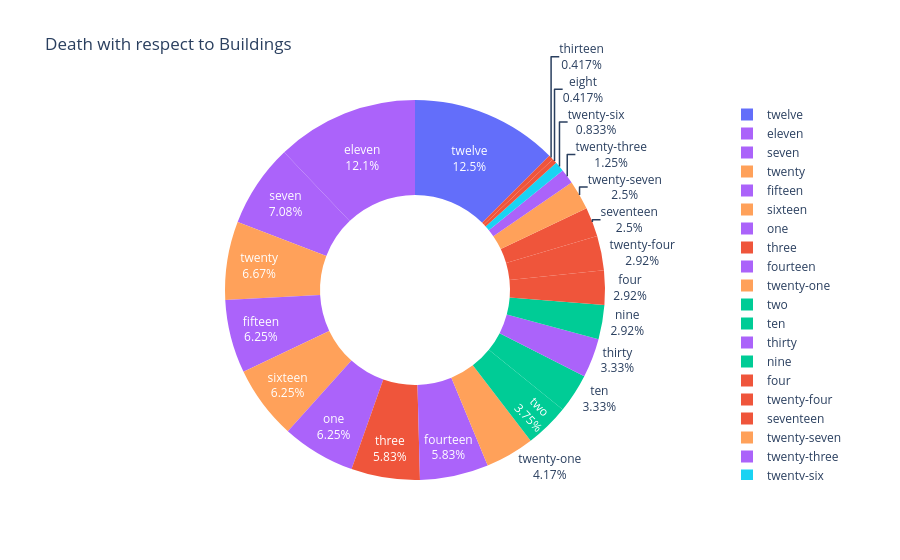

This figure's notebook cell:
### Markdown cell above
b) Change Color with respect to Building Sides

### Code cell
fig.update_traces(insidetextfont_color="white", textinfo="label+percent")

### Figure 1 — Plotly figure (JSON) as saved in the notebook; plotly's stock layout.template omitted (floating-point values rounded to 4 significant figures; data arrays with more than 128 entries replaced by an {"elided": "..."} marker saying what was removed)
{"data": [{"customdata": {"elided": "240x1 str values"}, "domain": {"x": [0, 1], "y": [0, 1]}, "hole": 0.5, "hovertemplate": "Bldg #=%{label}<br>Deaths=%{value}<br>Side=%{customdata[0]}<extra></extra>", "insidetextfont": {"color": "white"}, "labels": {"elided": "240 str values"}, "legendgroup": "", "marker": {"colors": {"elided": "240 str values"}}, "name": "", "showlegend": true, "textinfo": "label+percent", "type": "pie", "values": {"elided": "240 int values"}}], "layout": {"legend": {"tracegroupgap": 0}, "title": {"text": "Death with respect to Buildings"}}}
